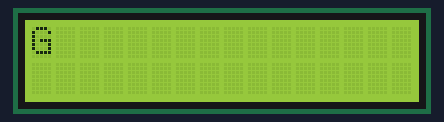
Bench run of a sketch on a simulated Arduino Uno, built with avr-gcc and run on an emulated ATmega328P. On the bench: 16×2 character LCD.

Above: at 0.1 s.
At 0.8 s:
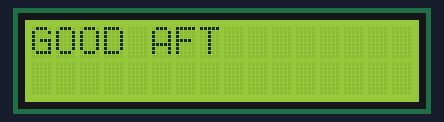
At 1.5 s:
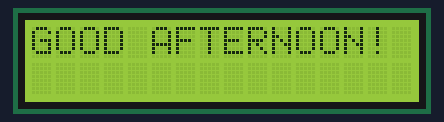

The sketch:

LCD_print.ino
```cpp
#include <Wire.h>
#include <LiquidCrystal_I2C.h>

void display(String disp);
LiquidCrystal_I2C lcd(0x27, 16, 2);
String disp = "GOOD AFTERNOON!";
int d = disp.length();

void setup() {
  lcd.begin(16,2);
  lcd.backlight();
  display(disp);
}

void loop() {
}

void display(String disp){
  lcd.setCursor(0,0);
  for (int i = 0; i < d; i++){
    lcd.print(disp[i]);
    delay(100);
  }
}
```
